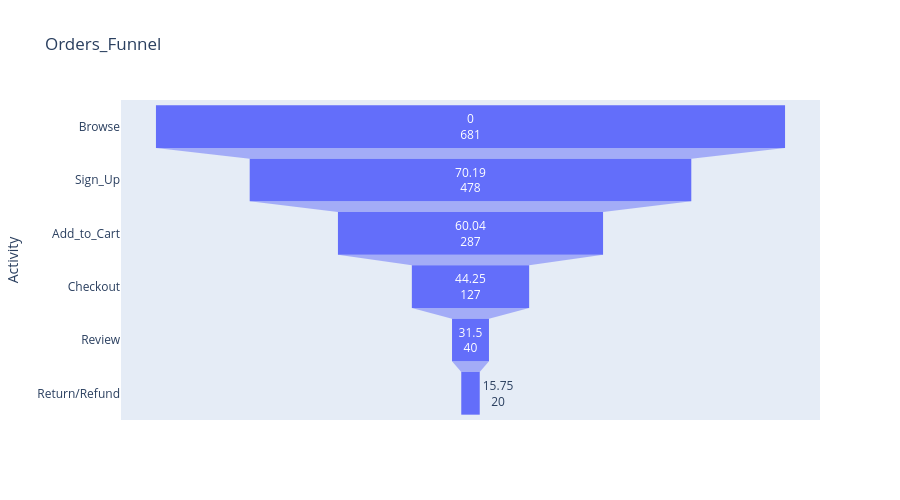

This figure's notebook cell:
### Code cell
fig = px.funnel(data_frame=funnel, x='count',y='Activity',text='Conversion%',hover_data='count',
               title='Orders_Funnel',height=500)
fig.show()

### Figure 1 — Plotly figure (JSON) as saved in the notebook; plotly's stock layout.template omitted (floating-point values rounded to 4 significant figures)
{"data": [{"hovertemplate": "count=%{x}<br>Activity=%{y}<br>Conversion%=%{text}<extra></extra>", "legendgroup": "", "marker": {"color": "#636efa"}, "name": "", "orientation": "h", "showlegend": false, "text": [0.0, 70.19, 60.04, 44.25, 31.5, 15.75], "type": "funnel", "x": [681, 478, 287, 127, 40, 20], "xaxis": "x", "y": ["Browse", "Sign_Up", "Add_to_Cart", "Checkout", "Review", "Return/Refund"], "yaxis": "y"}], "layout": {"height": 500, "legend": {"tracegroupgap": 0}, "title": {"text": "Orders_Funnel"}, "xaxis": {"anchor": "y", "domain": [0, 1], "title": {"text": "count"}}, "yaxis": {"anchor": "x", "domain": [0, 1], "title": {"text": "Activity"}}}}
